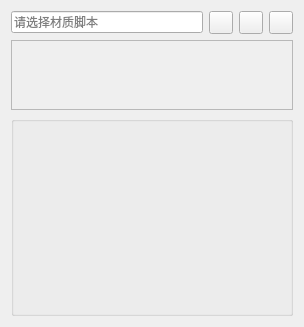
<?xml version="1.0" encoding="UTF-8"?>
<ui version="4.0">
 <class>MaterialEditBoard</class>
 <widget class="QWidget" name="MaterialEditBoard">
  <property name="geometry">
   <rect>
    <x>0</x>
    <y>0</y>
    <width>300</width>
    <height>325</height>
   </rect>
  </property>
  <property name="windowTitle">
   <string>Form</string>
  </property>
  <layout class="QVBoxLayout" name="verticalLayout_2">
   <item>
    <layout class="QHBoxLayout" name="horizontalLayout">
     <item>
      <widget class="QLineEdit" name="lineEdit">
       <property name="readOnly">
        <bool>true</bool>
       </property>
       <property name="placeholderText">
        <string>请选择材质脚本</string>
       </property>
      </widget>
     </item>
     <item>
      <widget class="QToolButton" name="toolButton_open">
       <property name="toolTip">
        <string>材质文件</string>
       </property>
       <property name="text">
        <string/>
       </property>
       <property name="icon">
        <iconset resource="ctk_war_ui.qrc">
         <normaloff>:/images/Resources/images/open_file.png</normaloff>:/images/Resources/images/open_file.png</iconset>
       </property>
      </widget>
     </item>
     <item>
      <widget class="QToolButton" name="toolButton_edit">
       <property name="toolTip">
        <string>编辑材质</string>
       </property>
       <property name="text">
        <string/>
       </property>
       <property name="icon">
        <iconset resource="ctk_war_ui.qrc">
         <normaloff>:/images/Resources/images/edit_file.png</normaloff>:/images/Resources/images/edit_file.png</iconset>
       </property>
      </widget>
     </item>
     <item>
      <widget class="QToolButton" name="toolButton_compile">
       <property name="toolTip">
        <string>编译材质</string>
       </property>
       <property name="text">
        <string/>
       </property>
       <property name="icon">
        <iconset resource="ctk_war_ui.qrc">
         <normaloff>:/images/Resources/images/reset.png</normaloff>:/images/Resources/images/reset.png</iconset>
       </property>
      </widget>
     </item>
    </layout>
   </item>
   <item>
    <widget class="QScrollArea" name="scrollArea">
     <property name="minimumSize">
      <size>
       <width>282</width>
       <height>0</height>
      </size>
     </property>
     <property name="widgetResizable">
      <bool>true</bool>
     </property>
     <widget class="QWidget" name="scrollAreaWidgetContents">
      <property name="geometry">
       <rect>
        <x>0</x>
        <y>0</y>
        <width>280</width>
        <height>69</height>
       </rect>
      </property>
      <property name="sizePolicy">
       <sizepolicy hsizetype="Preferred" vsizetype="Expanding">
        <horstretch>0</horstretch>
        <verstretch>0</verstretch>
       </sizepolicy>
      </property>
      <property name="minimumSize">
       <size>
        <width>272</width>
        <height>0</height>
       </size>
      </property>
      <layout class="QVBoxLayout" name="verticalLayout">
       <item>
        <spacer name="verticalSpacer">
         <property name="orientation">
          <enum>Qt::Vertical</enum>
         </property>
         <property name="sizeHint" stdset="0">
          <size>
           <width>20</width>
           <height>40</height>
          </size>
         </property>
        </spacer>
       </item>
      </layout>
     </widget>
    </widget>
   </item>
   <item>
    <widget class="QGroupBox" name="groupBox">
     <property name="sizePolicy">
      <sizepolicy hsizetype="Preferred" vsizetype="Fixed">
       <horstretch>0</horstretch>
       <verstretch>0</verstretch>
      </sizepolicy>
     </property>
     <property name="minimumSize">
      <size>
       <width>0</width>
       <height>200</height>
      </size>
     </property>
     <property name="title">
      <string/>
     </property>
     <property name="flat">
      <bool>true</bool>
     </property>
     <property name="checkable">
      <bool>false</bool>
     </property>
     <layout class="QVBoxLayout" name="verticalLayout_mat">
      <property name="spacing">
       <number>0</number>
      </property>
      <property name="leftMargin">
       <number>0</number>
      </property>
      <property name="topMargin">
       <number>3</number>
      </property>
      <property name="rightMargin">
       <number>0</number>
      </property>
      <property name="bottomMargin">
       <number>0</number>
      </property>
     </layout>
    </widget>
   </item>
  </layout>
 </widget>
 <resources>
  <include location="ctk_war_ui.qrc"/>
 </resources>
 <connections/>
</ui>
